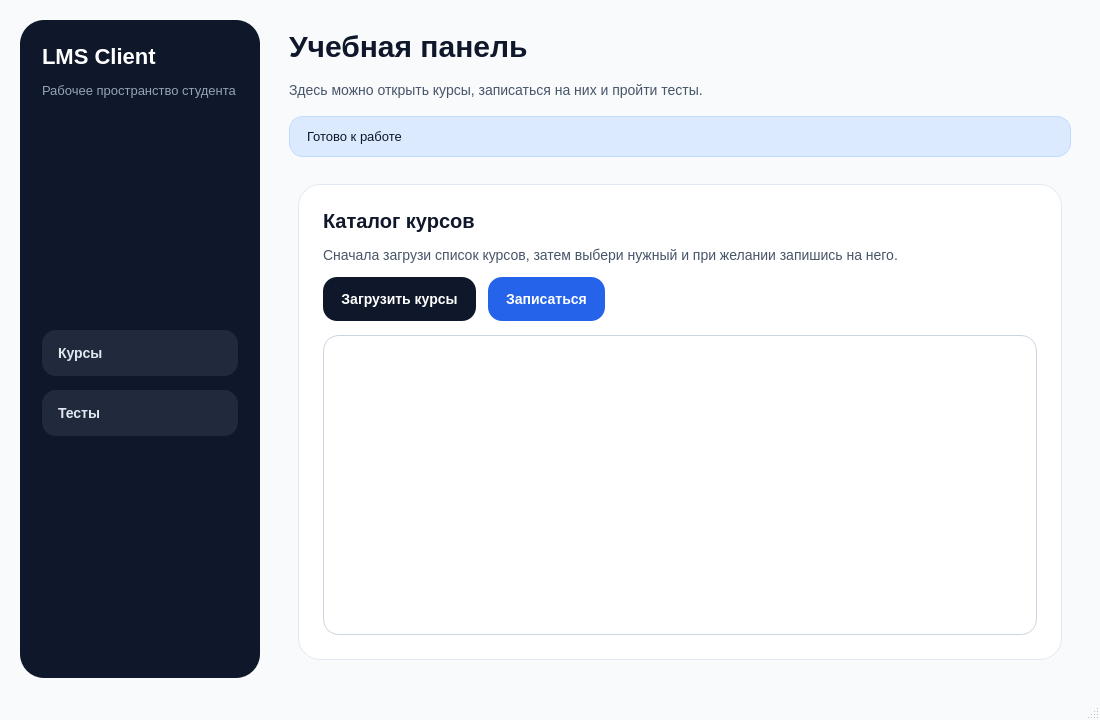
<?xml version="1.0" encoding="UTF-8"?>
<ui version="4.0">
 <class>MainWindow</class>
 <widget class="QMainWindow" name="MainWindow">
  <property name="geometry">
   <rect>
    <x>0</x>
    <y>0</y>
    <width>1100</width>
    <height>720</height>
   </rect>
  </property>
  <property name="windowTitle">
   <string>LMS Client</string>
  </property>
  <property name="styleSheet">
   <string notr="true">QMainWindow {
    background-color: #f8fafc;
}

QWidget#centralwidget {
    background-color: #f8fafc;
}

QFrame#sidebarFrame {
    background-color: #0f172a;
    border-radius: 24px;
}

QLabel#brandLabel {
    color: #ffffff;
    font-size: 22px;
    font-weight: 700;
}

QLabel#brandCaptionLabel {
    color: #94a3b8;
    font-size: 13px;
}

QPushButton#coursesButton,
QPushButton#testButton {
    min-height: 46px;
    border: none;
    border-radius: 14px;
    padding: 0 16px;
    text-align: left;
    background-color: rgba(148, 163, 184, 0.14);
    color: #e2e8f0;
    font-size: 14px;
    font-weight: 600;
}

QPushButton#coursesButton:hover,
QPushButton#testButton:hover {
    background-color: rgba(148, 163, 184, 0.24);
}

QFrame#contentFrame {
    background-color: transparent;
}

QLabel#pageTitleLabel {
    color: #0f172a;
    font-size: 30px;
    font-weight: 700;
}

QLabel#pageSubtitleLabel {
    color: #475569;
    font-size: 14px;
}

QLabel#statusLabel {
    color: #0f172a;
    background-color: #dbeafe;
    border: 1px solid #bfdbfe;
    border-radius: 14px;
    padding: 12px 14px;
    font-size: 13px;
}

QFrame#pageCard,
QFrame#testCard {
    background-color: #ffffff;
    border: 1px solid #e2e8f0;
    border-radius: 22px;
}

QLabel#sectionTitleLabel,
QLabel#testSectionTitleLabel {
    color: #0f172a;
    font-size: 20px;
    font-weight: 700;
}

QLabel#sectionHintLabel,
QLabel#testHintLabel,
QLabel#questionLabel {
    color: #475569;
    font-size: 14px;
}

QPushButton#loadCoursesButton,
QPushButton#enrollButton,
QPushButton#loadTestButton,
QPushButton#submitTestButton {
    min-height: 44px;
    border: none;
    border-radius: 14px;
    padding: 0 18px;
    background-color: #0f172a;
    color: white;
    font-size: 14px;
    font-weight: 600;
}

QPushButton#loadCoursesButton:hover,
QPushButton#enrollButton:hover,
QPushButton#loadTestButton:hover,
QPushButton#submitTestButton:hover {
    background-color: #1e293b;
}

QPushButton#enrollButton {
    background-color: #2563eb;
}

QPushButton#enrollButton:hover {
    background-color: #1d4ed8;
}

QListWidget,
QComboBox {
    border: 1px solid #cbd5e1;
    border-radius: 16px;
    background-color: #ffffff;
    color: #0f172a;
    padding: 10px;
    font-size: 14px;
}</string>
  </property>
  <widget class="QWidget" name="centralwidget">
   <layout class="QHBoxLayout" name="rootLayout">
    <property name="spacing">
     <number>20</number>
    </property>
    <property name="leftMargin">
     <number>20</number>
    </property>
    <property name="topMargin">
     <number>20</number>
    </property>
    <property name="rightMargin">
     <number>20</number>
    </property>
    <property name="bottomMargin">
     <number>20</number>
    </property>
    <item>
     <widget class="QFrame" name="sidebarFrame">
      <property name="minimumSize">
       <size>
        <width>240</width>
        <height>0</height>
       </size>
      </property>
      <property name="maximumSize">
       <size>
        <width>260</width>
        <height>16777215</height>
       </size>
      </property>
      <property name="frameShape">
       <enum>QFrame::Shape::StyledPanel</enum>
      </property>
      <property name="frameShadow">
       <enum>QFrame::Shadow::Raised</enum>
      </property>
      <layout class="QVBoxLayout" name="sidebarLayout">
       <property name="leftMargin">
        <number>22</number>
       </property>
       <property name="topMargin">
        <number>24</number>
       </property>
       <property name="rightMargin">
        <number>22</number>
       </property>
       <property name="bottomMargin">
        <number>24</number>
       </property>
       <property name="spacing">
        <number>14</number>
       </property>
       <item>
        <widget class="QLabel" name="brandLabel">
         <property name="text">
          <string>LMS Client</string>
         </property>
        </widget>
       </item>
       <item>
        <widget class="QLabel" name="brandCaptionLabel">
         <property name="text">
          <string>Рабочее пространство студента</string>
         </property>
         <property name="wordWrap">
          <bool>true</bool>
         </property>
        </widget>
       </item>
       <item>
        <spacer name="sidebarSpacerTop">
         <property name="orientation">
          <enum>Qt::Vertical</enum>
         </property>
         <property name="sizeHint" stdset="0">
          <size>
           <width>20</width>
           <height>24</height>
          </size>
         </property>
        </spacer>
       </item>
       <item>
        <widget class="QPushButton" name="coursesButton">
         <property name="text">
          <string>Курсы</string>
         </property>
        </widget>
       </item>
       <item>
        <widget class="QPushButton" name="testButton">
         <property name="text">
          <string>Тесты</string>
         </property>
        </widget>
       </item>
       <item>
        <spacer name="sidebarSpacerBottom">
         <property name="orientation">
          <enum>Qt::Vertical</enum>
         </property>
         <property name="sizeHint" stdset="0">
          <size>
           <width>20</width>
           <height>40</height>
          </size>
         </property>
        </spacer>
       </item>
      </layout>
     </widget>
    </item>
    <item>
     <widget class="QFrame" name="contentFrame">
      <property name="frameShape">
       <enum>QFrame::Shape::NoFrame</enum>
      </property>
      <layout class="QVBoxLayout" name="contentLayout">
       <property name="spacing">
        <number>18</number>
       </property>
       <item>
        <widget class="QLabel" name="pageTitleLabel">
         <property name="text">
          <string>Учебная панель</string>
         </property>
        </widget>
       </item>
       <item>
        <widget class="QLabel" name="pageSubtitleLabel">
         <property name="text">
          <string>Здесь можно открыть курсы, записаться на них и пройти тесты.</string>
         </property>
        </widget>
       </item>
       <item>
        <widget class="QLabel" name="statusLabel">
         <property name="text">
          <string>Готово к работе</string>
         </property>
         <property name="wordWrap">
          <bool>true</bool>
         </property>
        </widget>
       </item>
       <item>
        <widget class="QStackedWidget" name="stackedWidget">
         <property name="currentIndex">
          <number>0</number>
         </property>
         <widget class="QWidget" name="coursesPage">
          <layout class="QVBoxLayout" name="coursesPageLayout">
           <property name="spacing">
            <number>16</number>
           </property>
           <item>
            <widget class="QFrame" name="pageCard">
             <property name="frameShape">
              <enum>QFrame::Shape::StyledPanel</enum>
             </property>
             <property name="frameShadow">
              <enum>QFrame::Shadow::Raised</enum>
             </property>
             <layout class="QVBoxLayout" name="coursesCardLayout">
              <property name="leftMargin">
               <number>24</number>
              </property>
              <property name="topMargin">
               <number>24</number>
              </property>
              <property name="rightMargin">
               <number>24</number>
              </property>
              <property name="bottomMargin">
               <number>24</number>
              </property>
              <property name="spacing">
               <number>14</number>
              </property>
              <item>
               <widget class="QLabel" name="sectionTitleLabel">
                <property name="text">
                 <string>Каталог курсов</string>
                </property>
               </widget>
              </item>
              <item>
               <widget class="QLabel" name="sectionHintLabel">
                <property name="text">
                 <string>Сначала загрузи список курсов, затем выбери нужный и при желании запишись на него.</string>
                </property>
                <property name="wordWrap">
                 <bool>true</bool>
                </property>
               </widget>
              </item>
              <item>
               <layout class="QHBoxLayout" name="coursesActionsLayout">
                <property name="spacing">
                 <number>12</number>
                </property>
                <item>
                 <widget class="QPushButton" name="loadCoursesButton">
                  <property name="text">
                   <string>Загрузить курсы</string>
                  </property>
                 </widget>
                </item>
                <item>
                 <widget class="QPushButton" name="enrollButton">
                  <property name="text">
                   <string>Записаться</string>
                  </property>
                 </widget>
                </item>
                <item>
                 <spacer name="coursesActionsSpacer">
                  <property name="orientation">
                   <enum>Qt::Horizontal</enum>
                  </property>
                  <property name="sizeHint" stdset="0">
                   <size>
                    <width>40</width>
                    <height>20</height>
                   </size>
                  </property>
                 </spacer>
                </item>
               </layout>
              </item>
              <item>
               <widget class="QListWidget" name="coursesList"/>
              </item>
             </layout>
            </widget>
           </item>
          </layout>
         </widget>
         <widget class="QWidget" name="testPage">
          <layout class="QVBoxLayout" name="testPageLayout">
           <property name="spacing">
            <number>16</number>
           </property>
           <item>
            <widget class="QFrame" name="testCard">
             <property name="frameShape">
              <enum>QFrame::Shape::StyledPanel</enum>
             </property>
             <property name="frameShadow">
              <enum>QFrame::Shadow::Raised</enum>
             </property>
             <layout class="QVBoxLayout" name="testCardLayout">
              <property name="leftMargin">
               <number>24</number>
              </property>
              <property name="topMargin">
               <number>24</number>
              </property>
              <property name="rightMargin">
               <number>24</number>
              </property>
              <property name="bottomMargin">
               <number>24</number>
              </property>
              <property name="spacing">
               <number>14</number>
              </property>
              <item>
               <widget class="QLabel" name="testSectionTitleLabel">
                <property name="text">
                 <string>Тестирование</string>
                </property>
               </widget>
              </item>
              <item>
               <widget class="QLabel" name="testHintLabel">
                <property name="text">
                 <string>Выбери курс на странице курсов, затем открой тест и отправь свой ответ.</string>
                </property>
                <property name="wordWrap">
                 <bool>true</bool>
                </property>
               </widget>
              </item>
              <item>
               <widget class="QPushButton" name="loadTestButton">
                <property name="text">
                 <string>Загрузить тест</string>
                </property>
               </widget>
              </item>
              <item>
               <widget class="QLabel" name="questionLabel">
                <property name="text">
                 <string>Здесь появится вопрос после загрузки теста</string>
                </property>
                <property name="wordWrap">
                 <bool>true</bool>
                </property>
               </widget>
              </item>
              <item>
               <widget class="QComboBox" name="answersBox"/>
              </item>
              <item>
               <widget class="QPushButton" name="submitTestButton">
                <property name="text">
                 <string>Отправить ответ</string>
                </property>
               </widget>
              </item>
             </layout>
            </widget>
           </item>
          </layout>
         </widget>
        </widget>
       </item>
      </layout>
     </widget>
    </item>
   </layout>
  </widget>
  <widget class="QMenuBar" name="menubar">
   <property name="geometry">
    <rect>
     <x>0</x>
     <y>0</y>
     <width>1100</width>
     <height>24</height>
    </rect>
   </property>
  </widget>
  <widget class="QStatusBar" name="statusbar"/>
 </widget>
 <resources/>
 <connections/>
</ui>
